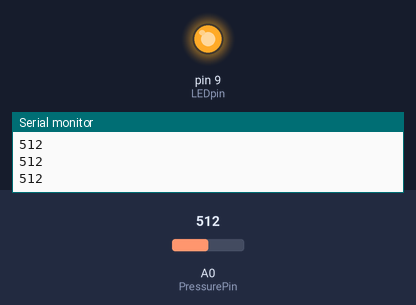
A sketch run on a simulated Arduino Uno, built with avr-gcc and run on an emulated ATmega328P. Parts: output pins drawn as LEDs (lit = HIGH), the last lines printed to the serial monitor. The inputs (shaded band) are chosen by the test bench; at power-on: A0 (PressurePin) = 512.

Above: at 1.2 s.
1.3 s: A0 (PressurePin) set to 12
2.8 s: A0 (PressurePin) set to 9
At 4.0 s:
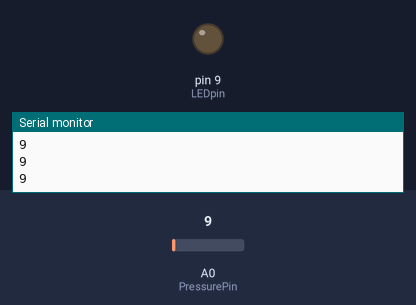
4.3 s: A0 (PressurePin) set to 122
At 5.4 s:
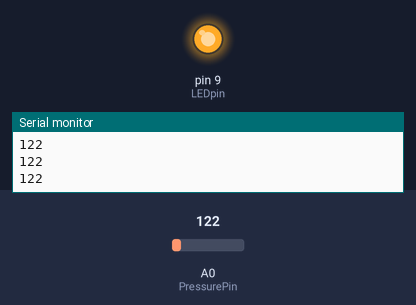
5.8 s: A0 (PressurePin) set to 0
At 6.6 s:
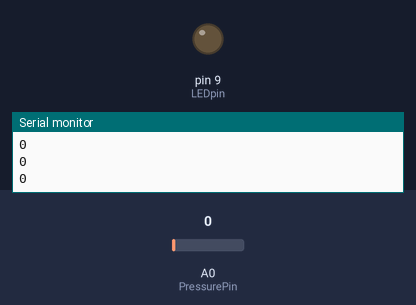
Timing chart, 0 to 8.3 s (numbered marks = the images above; inputs shaded):
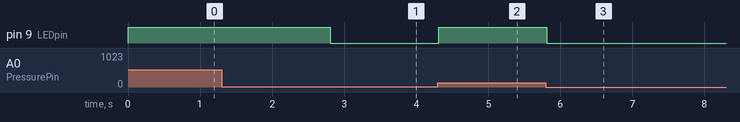

The sketch:

Blood_Pressure_1.ino
```cpp
int PressurePin = A0;
int Force=0;
int LEDpin = 9;
void setup()
{
  Serial.begin(9600);
  pinMode(LEDpin, OUTPUT);
}


void loop()
{
  Force = analogRead(PressurePin);
  Serial.println(Force);
  if (Force > 10)
  {
    digitalWrite(LEDpin, HIGH);
  }
  else
  {
    digitalWrite(LEDpin, LOW);
  }
  delay(100);
}
```

Measured:
- the behaviour switches between 11 and 10 on A0 (PressurePin) (found by bisection; images 0 and 1)
- after the input at 2.8 s, pin 9 (LEDpin): HIGH → LOW at once
- after the input at 4.3 s, pin 9 (LEDpin): LOW → HIGH at once
- after the input at 5.8 s, pin 9 (LEDpin): HIGH → LOW at once
